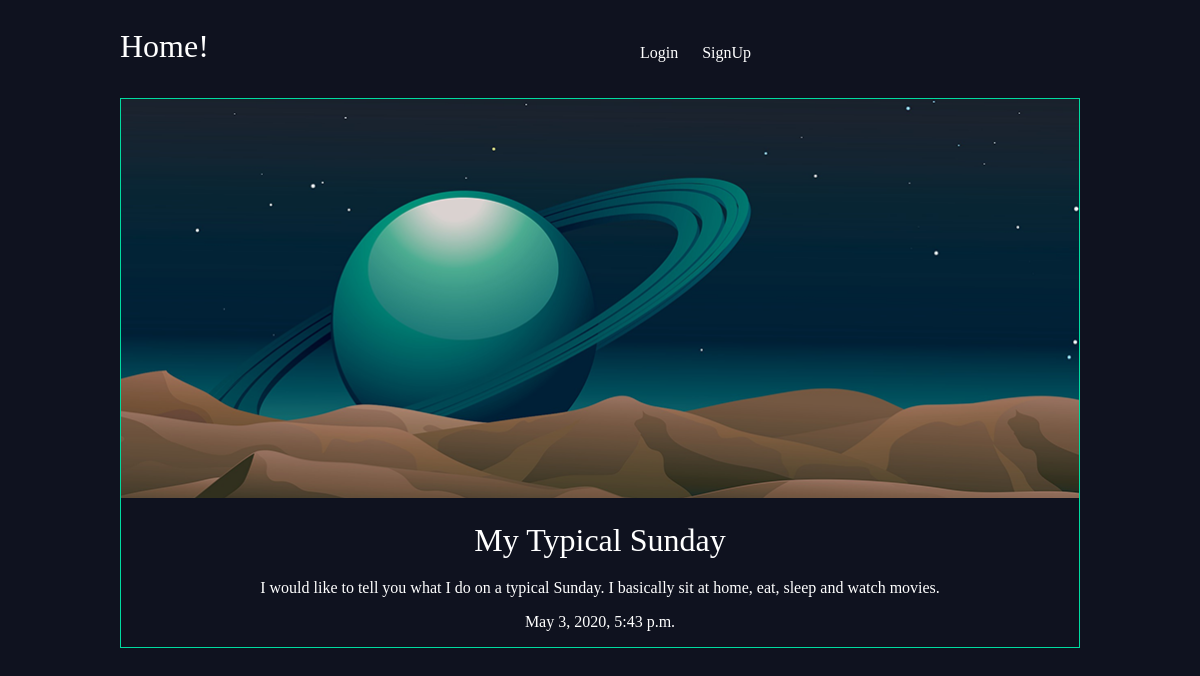
The page /articles/my-typical-sunday/ on the database its author committed.
### articles/models.py (models this page shows, shortened)
class Article(models.Model):
    title = models.CharField(max_length=100)
    slug = models.SlugField()
    body = models.TextField()
    date = models.DateTimeField(auto_now_add=True)
    thumb = models.ImageField(default="default.png", blank=True)
    author = models.ForeignKey(User, on_delete=models.DO_NOTHING,default=None)

### articles/views.py (the view)
# urls.py: url(r'^(?P<slug>[\w-]+)/$', views.article_detail, name="detail"),
def article_detail(request,slug):
    article = Article.objects.get(slug=slug)
    return render(request, 'articles/article_detail.html',{'article':article})

### articles/templates/articles/article_detail.html
{% extends 'base_layout.html' %}
{% block content %}
<div class="article-detail">
  <div class="article">
    <img src="{{ article.thumb.url }}" />
    <h2>	{{ article.title }} </h2>
    <p> {{ article.body }} </p>
    <p> {{ article.date }} </p>
  </div>
</div>
{% endblock %}

### assets/styles.css (style rules this page uses)
body { background-color: #0f121f; background-image: url(core.jpg); background-repeat-y: no-repeat; color: #fff }
body * { font-family: Ubuntu; }
h1,h2,h3,h4,h5 { font-weight: normal; margin: 0; }
.article { padding: 10px; border: 1px solid #00dba0; position: relative; padding-bottom: 40px; }
.article h2 { font-size: 1.2em; }
.article-detail .article { padding: 0; }
.article-detail .article img { max-width: 100%; }
.article-detail .article h2 { text-align: center; margin: 20px auto; font-size: 2em; }
.article-detail .article p { text-align: center; }

### rows shown on the page
Article: thumb (placeholder picture), title "My Typical Sunday", body "I would like to tell you what I do on a typical Sunday. I basically sit at home, eat, sleep and watch movies.", date "May 3, 2020, 5:43 p.m."
